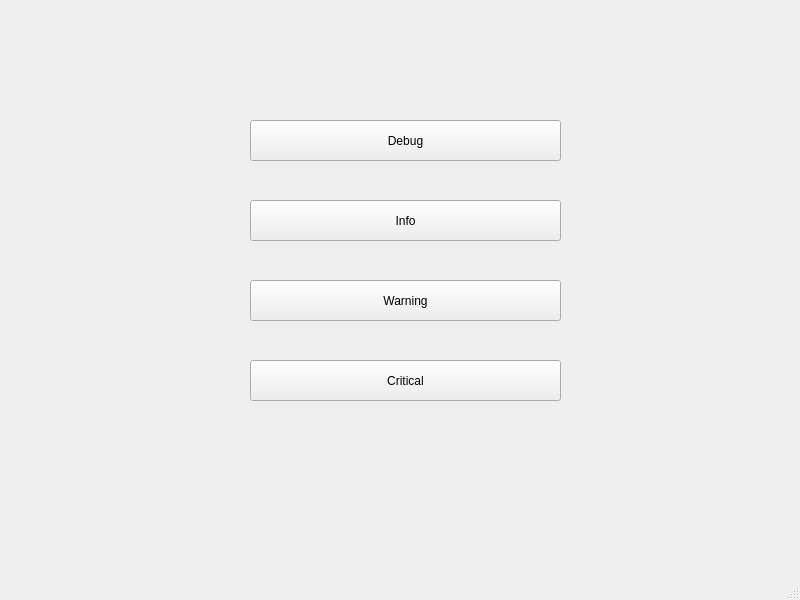
<?xml version="1.0" encoding="UTF-8"?>
<ui version="4.0">
 <class>MainWindow</class>
 <widget class="QMainWindow" name="MainWindow">
  <property name="geometry">
   <rect>
    <x>0</x>
    <y>0</y>
    <width>800</width>
    <height>600</height>
   </rect>
  </property>
  <property name="windowTitle">
   <string>MainWindow</string>
  </property>
  <widget class="QWidget" name="centralwidget">
   <widget class="QPushButton" name="pushButton_1">
    <property name="geometry">
     <rect>
      <x>250</x>
      <y>120</y>
      <width>311</width>
      <height>41</height>
     </rect>
    </property>
    <property name="text">
     <string>Debug</string>
    </property>
   </widget>
   <widget class="QPushButton" name="pushButton_2">
    <property name="geometry">
     <rect>
      <x>250</x>
      <y>200</y>
      <width>311</width>
      <height>41</height>
     </rect>
    </property>
    <property name="text">
     <string>Info</string>
    </property>
   </widget>
   <widget class="QPushButton" name="pushButton_3">
    <property name="geometry">
     <rect>
      <x>250</x>
      <y>280</y>
      <width>311</width>
      <height>41</height>
     </rect>
    </property>
    <property name="text">
     <string>Warning</string>
    </property>
   </widget>
   <widget class="QPushButton" name="pushButton_4">
    <property name="geometry">
     <rect>
      <x>250</x>
      <y>360</y>
      <width>311</width>
      <height>41</height>
     </rect>
    </property>
    <property name="text">
     <string>Critical</string>
    </property>
   </widget>
  </widget>
  <widget class="QMenuBar" name="menubar">
   <property name="geometry">
    <rect>
     <x>0</x>
     <y>0</y>
     <width>800</width>
     <height>20</height>
    </rect>
   </property>
  </widget>
  <widget class="QStatusBar" name="statusbar"/>
 </widget>
 <resources/>
 <connections/>
</ui>
